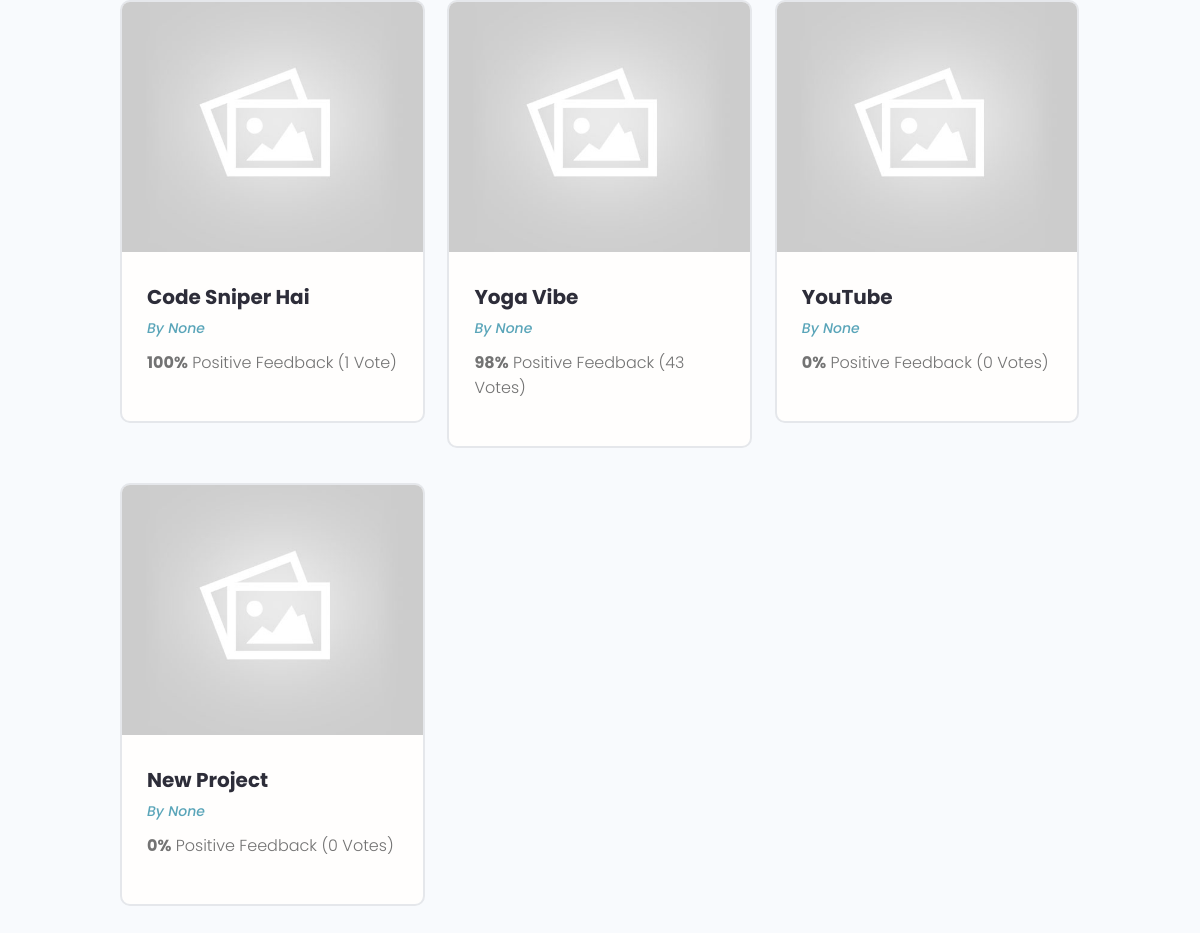
Page /projects (lower part) on the earlier database version.
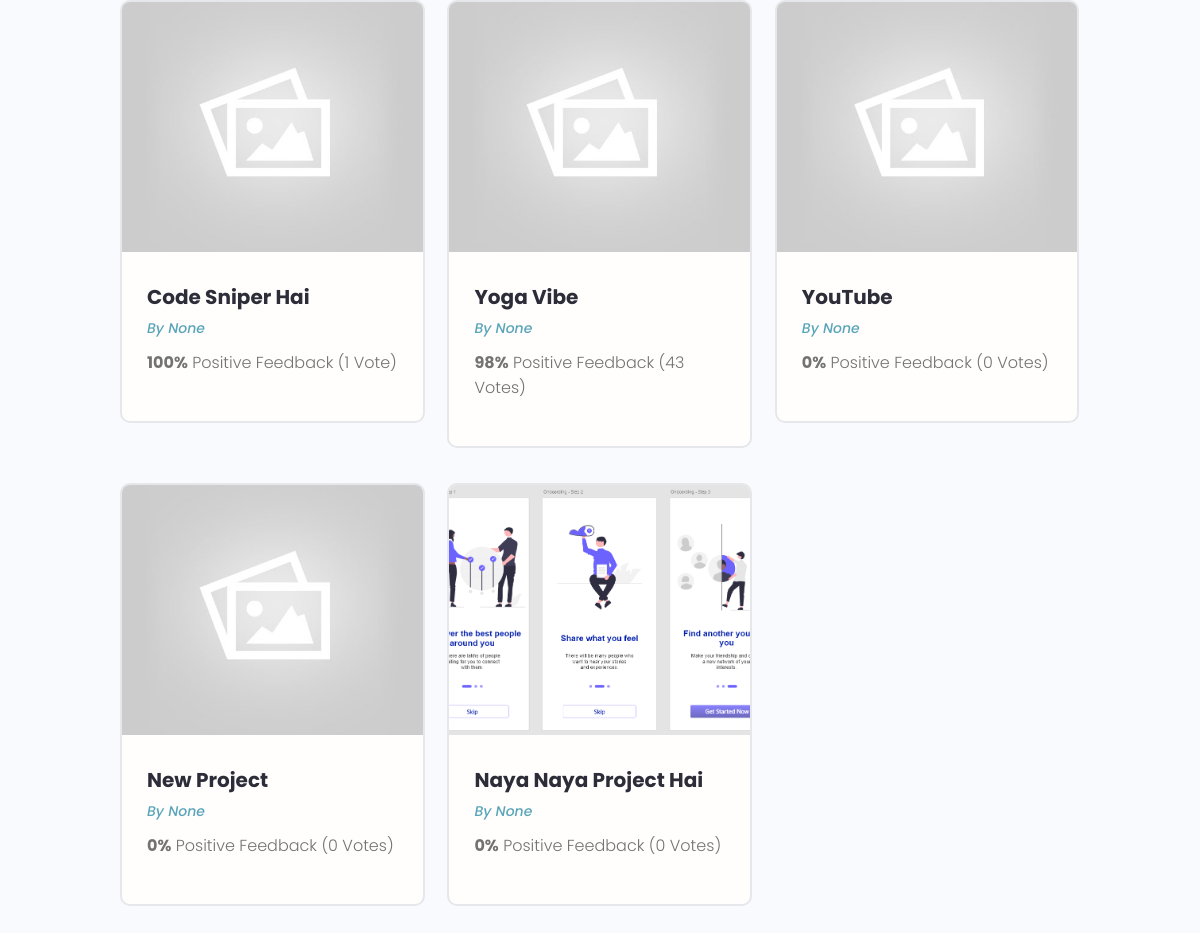
Same page on the later database version.
### projects/models.py (models this page shows, shortened)
class Project(models.Model):
    owner = models.ForeignKey(Profile, on_delete=models.SET_NULL,null=True,blank=True)
    title=models.CharField(max_length=50)
    desc=models.TextField(null=True ,blank=True)
    featured_image = models.ImageField(null=True,blank=True,default = "default.jpg")
    demo_link=models.CharField(max_length=2000,null=True , blank=True)
    source_link=models.CharField(max_length=2000,null=True , blank=True)
    tags = models.ManyToManyField('Tag',blank=True)
    vote_total=models.IntegerField(default= 0,null=True ,blank=True)
    vote_ratio=models.IntegerField(default= 0,null=True ,blank=True)
    id=models.UUIDField(default=uuid.uuid4,unique=True, primary_key=True ,editable=False)

### projects/views.py (the view)
# urls.py: path('projects',include('projects.urls')),
def projects(request):
    projects = Project.objects.all()
    allTags = Tag.objects.all()
    context = {'project':projects,'allTags':allTags}
    return render(request,"projects/projectshome.html",context)

### users/models.py (called while the page is built)
    def __str__(self):
        return str(self.username)

### projects/templates/projects/projectshome.html (shortened to what this page needs)
{% extends 'main.html' %} {% block body %}
<main class="projects">
  <section class="projectsList">
    <div class="container">
      <div class="grid grid--three">
        {% for p in project %}
        <div class="column">
          <div class="card project">
            <a href="{% url 'project' p.id %}" class="project">
              <img
                class="project__thumbnail"
                src="{{p.featured_image.url}}"
                alt="project thumbnail"
              />
              <div class="card__body">
                <h3 class="project__title">{{p.title}}</h3>
                <p>
                  <a class="project__author" href="{% url 'project' p.id %}"
                    >By {{p.owner}}</a
                  >
                </p>
                <p class="project--rating">
                  <span style="font-weight: bold">{{p.vote_ratio}}%</span>
                  Positive Feedback ({{p.vote_total}} Vote{{p.vote_total|pluralize:"s"}})
                </p>
              </div>
            </a>
          </div>
        </div>
        {% endfor %}
      </div>
    </div>
  </section>
</main>
{% endblock body %}

Differences in the rows shown:
added Project: featured_image (picture), title "Naya Naya Project Hai", owner "None", vote_ratio "0", vote_total "0"
